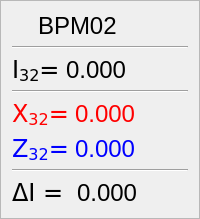
           <widget class="QFrame" name="frame_2">
            <property name="sizePolicy">
             <sizepolicy hsizetype="Preferred" vsizetype="Preferred">
              <horstretch>0</horstretch>
              <verstretch>0</verstretch>
             </sizepolicy>
            </property>
            <property name="frameShape">
             <enum>QFrame::StyledPanel</enum>
            </property>
            <property name="frameShadow">
             <enum>QFrame::Raised</enum>
            </property>
            <layout class="QVBoxLayout" name="verticalLayout_5">
             <item>
              <layout class="QHBoxLayout" name="horizontalLayout_2">
               <item>
                <widget class="QLabel" name="status_2">
                 <property name="sizePolicy">
                  <sizepolicy hsizetype="Minimum" vsizetype="Minimum">
                   <horstretch>0</horstretch>
                   <verstretch>0</verstretch>
                  </sizepolicy>
                 </property>
                 <property name="maximumSize">
                  <size>
                   <width>20</width>
                   <height>20</height>
                  </size>
                 </property>
                 <property name="font">
                  <font>
                   <family>DejaVu Sans</family>
                   <pointsize>18</pointsize>
                  </font>
                 </property>
                 <property name="toolTip">
                  <string>Status</string>
                 </property>
                 <property name="styleSheet">
                  <string notr="true">color: rgb(0, 0, 0);</string>
                 </property>
                 <property name="text">
                  <string/>
                 </property>
                </widget>
               </item>
               <item>
                <widget class="QLabel" name="BPM_1_label_2">
                 <property name="sizePolicy">
                  <sizepolicy hsizetype="Minimum" vsizetype="Minimum">
                   <horstretch>0</horstretch>
                   <verstretch>0</verstretch>
                  </sizepolicy>
                 </property>
                 <property name="font">
                  <font>
                   <pointsize>18</pointsize>
                  </font>
                 </property>
                 <property name="toolTip">
                  <string>BPM-name</string>
                 </property>
                 <property name="styleSheet">
                  <string notr="true">color: rgb(0, 0, 0);</string>
                 </property>
                 <property name="text">
                  <string>&lt;html&gt;&lt;head/&gt;&lt;body&gt;&lt;p&gt;BPM02&lt;/p&gt;&lt;/body&gt;&lt;/html&gt;</string>
                 </property>
                </widget>
               </item>
              </layout>
             </item>
             <item>
              <widget class="Line" name="line_4">
               <property name="orientation">
                <enum>Qt::Horizontal</enum>
               </property>
              </widget>
             </item>
             <item>
              <layout class="QFormLayout" name="formLayout_7">
               <item row="0" column="0">
                <widget class="QLabel" name="i_label_2">
                 <property name="sizePolicy">
                  <sizepolicy hsizetype="Minimum" vsizetype="Minimum">
                   <horstretch>0</horstretch>
                   <verstretch>0</verstretch>
                  </sizepolicy>
                 </property>
                 <property name="font">
                  <font>
                   <family>DejaVu Sans</family>
                   <pointsize>18</pointsize>
                  </font>
                 </property>
                 <property name="toolTip">
                  <string>I-magnitude</string>
                 </property>
                 <property name="styleSheet">
                  <string notr="true">color: rgb(0, 0, 0);</string>
                 </property>
                 <property name="text">
                  <string>&lt;html&gt;&lt;head/&gt;&lt;body&gt;&lt;p&gt;I&lt;span style=&quot; vertical-align:sub;&quot;&gt;32&lt;/span&gt;=&lt;/p&gt;&lt;/body&gt;&lt;/html&gt;</string>
                 </property>
                </widget>
               </item>
               <item row="0" column="1">
                <widget class="QLabel" name="value_I_2">
                 <property name="sizePolicy">
                  <sizepolicy hsizetype="Minimum" vsizetype="Minimum">
                   <horstretch>0</horstretch>
                   <verstretch>0</verstretch>
                  </sizepolicy>
                 </property>
                 <property name="font">
                  <font>
                   <pointsize>18</pointsize>
                  </font>
                 </property>
                 <property name="toolTip">
                  <string>I-magnitude value</string>
                 </property>
                 <property name="styleSheet">
                  <string notr="true">color: rgb(0, 0, 0);</string>
                 </property>
                 <property name="text">
                  <string>0.000</string>
                 </property>
                 <property name="alignment">
                  <set>Qt::AlignLeading|Qt::AlignLeft|Qt::AlignVCenter</set>
                 </property>
                </widget>
               </item>
              </layout>
             </item>
             <item>
              <widget class="Line" name="line_5">
               <property name="orientation">
                <enum>Qt::Horizontal</enum>
               </property>
              </widget>
             </item>
             <item>
              <layout class="QFormLayout" name="formLayout_6">
               <item row="0" column="0">
                <widget class="QLabel" name="x_label_2">
                 <property name="sizePolicy">
                  <sizepolicy hsizetype="Minimum" vsizetype="Minimum">
                   <horstretch>0</horstretch>
                   <verstretch>0</verstretch>
                  </sizepolicy>
                 </property>
                 <property name="font">
                  <font>
                   <family>DejaVu Sans</family>
                   <pointsize>18</pointsize>
                  </font>
                 </property>
                 <property name="toolTip">
                  <string>X-magnitude</string>
                 </property>
                 <property name="styleSheet">
                  <string notr="true">color: rgb(255, 0, 0);</string>
                 </property>
                 <property name="text">
                  <string>&lt;html&gt;&lt;head/&gt;&lt;body&gt;&lt;p&gt;X&lt;span style=&quot; vertical-align:sub;&quot;&gt;32&lt;/span&gt;=&lt;/p&gt;&lt;/body&gt;&lt;/html&gt;</string>
                 </property>
                </widget>
               </item>
               <item row="0" column="1">
                <widget class="QLabel" name="value_x_2">
                 <property name="sizePolicy">
                  <sizepolicy hsizetype="Minimum" vsizetype="Minimum">
                   <horstretch>0</horstretch>
                   <verstretch>0</verstretch>
                  </sizepolicy>
                 </property>
                 <property name="font">
                  <font>
                   <pointsize>18</pointsize>
                  </font>
                 </property>
                 <property name="toolTip">
                  <string>X-magnitude value</string>
                 </property>
                 <property name="styleSheet">
                  <string notr="true">color: rgb(255, 0, 0);</string>
                 </property>
                 <property name="text">
                  <string>0.000</string>
                 </property>
                 <property name="alignment">
                  <set>Qt::AlignLeading|Qt::AlignLeft|Qt::AlignVCenter</set>
                 </property>
                </widget>
               </item>
              </layout>
             </item>
             <item>
              <layout class="QFormLayout" name="formLayout_5">
               <item row="0" column="0">
                <widget class="QLabel" name="z_label_2">
                 <property name="sizePolicy">
                  <sizepolicy hsizetype="Minimum" vsizetype="Minimum">
                   <horstretch>0</horstretch>
                   <verstretch>0</verstretch>
                  </sizepolicy>
                 </property>
                 <property name="font">
                  <font>
                   <family>DejaVu Sans</family>
                   <pointsize>18</pointsize>
                  </font>
                 </property>
                 <property name="toolTip">
                  <string>Z-magnitude</string>
                 </property>
                 <property name="styleSheet">
                  <string notr="true">color: rgb(0, 0, 255);</string>
                 </property>
                 <property name="text">
                  <string>&lt;html&gt;&lt;head/&gt;&lt;body&gt;&lt;p&gt;Z&lt;span style=&quot; vertical-align:sub;&quot;&gt;32&lt;/span&gt;=&lt;/p&gt;&lt;/body&gt;&lt;/html&gt;</string>
                 </property>
                </widget>
               </item>
               <item row="0" column="1">
                <widget class="QLabel" name="value_z_2">
                 <property name="sizePolicy">
                  <sizepolicy hsizetype="Minimum" vsizetype="Minimum">
                   <horstretch>0</horstretch>
                   <verstretch>0</verstretch>
                  </sizepolicy>
                 </property>
                 <property name="font">
                  <font>
                   <pointsize>18</pointsize>
                  </font>
                 </property>
                 <property name="toolTip">
                  <string>Z-magnitude value</string>
                 </property>
                 <property name="styleSheet">
                  <string notr="true">color: rgb(0, 0, 255);</string>
                 </property>
                 <property name="text">
                  <string>0.000</string>
                 </property>
                </widget>
               </item>
              </layout>
             </item>
             <item>
              <widget class="Line" name="line_6">
               <property name="orientation">
                <enum>Qt::Horizontal</enum>
               </property>
              </widget>
             </item>
             <item>
              <layout class="QFormLayout" name="formLayout_4">
               <item row="0" column="0">
                <widget class="QLabel" name="delta_label_2">
                 <property name="sizePolicy">
                  <sizepolicy hsizetype="Minimum" vsizetype="Minimum">
                   <horstretch>0</horstretch>
                   <verstretch>0</verstretch>
                  </sizepolicy>
                 </property>
                 <property name="font">
                  <font>
                   <family>DejaVu Sans</family>
                   <pointsize>18</pointsize>
                  </font>
                 </property>
                 <property name="toolTip">
                  <string/>
                 </property>
                 <property name="styleSheet">
                  <string notr="true">color: rgb(0, 0, 0);</string>
                 </property>
                 <property name="text">
                  <string>ΔI = </string>
                 </property>
                </widget>
               </item>
               <item row="0" column="1">
                <widget class="QLabel" name="delta_2">
                 <property name="sizePolicy">
                  <sizepolicy hsizetype="Minimum" vsizetype="Minimum">
                   <horstretch>0</horstretch>
                   <verstretch>0</verstretch>
                  </sizepolicy>
                 </property>
                 <property name="font">
                  <font>
                   <pointsize>18</pointsize>
                  </font>
                 </property>
                 <property name="toolTip">
                  <string/>
                 </property>
                 <property name="styleSheet">
                  <string notr="true">color: rgb(0, 0, 0);</string>
                 </property>
                 <property name="text">
                  <string>0.000</string>
                 </property>
                </widget>
               </item>
              </layout>
             </item>
            </layout>
           </widget>
